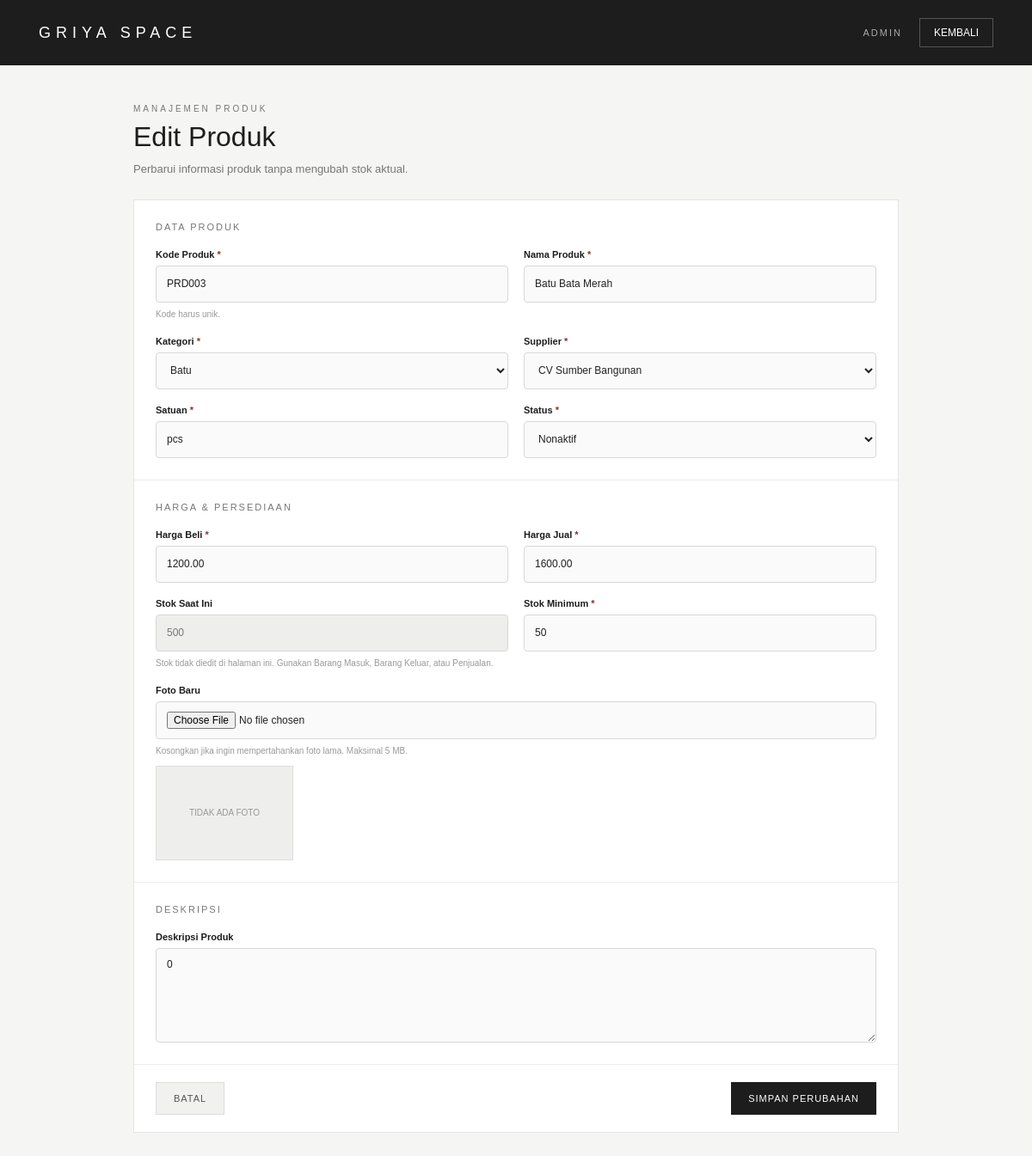
Page /griya-space/dashboard/admin/produk/edit.php?id=3 (signed in) on the committed database.
### tables this page shows
CREATE TABLE `produk` (
  `id_produk` int NOT NULL,
  `kode_produk` varchar(30) NOT NULL,
  `id_kategori` int NOT NULL,
  `id_supplier` int DEFAULT NULL,
  `nama_produk` varchar(150) NOT NULL,
  `satuan` varchar(30) NOT NULL,
  `harga_beli` decimal(15,2) NOT NULL DEFAULT '0.00',
  `harga_jual` decimal(15,2) NOT NULL DEFAULT '0.00',
  `stok` int NOT NULL DEFAULT '0',
  `stok_minimum` int NOT NULL DEFAULT '0',
  `deskripsi` text,
  `foto_produk` varchar(255) DEFAULT NULL,
  `status` enum('Aktif','Nonaktif') DEFAULT 'Aktif',
  `created_at` timestamp NULL DEFAULT CURRENT_TIMESTAMP,
  `updated_at` timestamp NULL DEFAULT CURRENT_TIMESTAMP ON UPDATE CURRENT_TIMESTAMP
);

CREATE TABLE `kategori` (
  `id_kategori` int NOT NULL,
  `nama_kategori` varchar(100) NOT NULL,
  `deskripsi` text,
  `created_at` timestamp NULL DEFAULT CURRENT_TIMESTAMP
);

CREATE TABLE `supplier` (
  `id_supplier` int NOT NULL,
  `kode_supplier` varchar(30) NOT NULL,
  `nama_supplier` varchar(100) NOT NULL,
  `nama_kontak` varchar(100) DEFAULT NULL,
  `no_telepon` varchar(20) DEFAULT NULL,
  `email` varchar(100) DEFAULT NULL,
  `alamat` text,
  `status` enum('Aktif','Nonaktif') DEFAULT 'Aktif',
  `created_at` timestamp NULL DEFAULT CURRENT_TIMESTAMP
);

### griya-space/dashboard/admin/produk/edit.php (the view, shortened to what this page needs)
<?php
require_once "../../../config/database.php";
$id_produk = (int) (
    $_GET["id"] ??
    $_POST["id_produk"] ??
    0
);
$kategori_list = [];
$stmt = $conn->prepare("
    SELECT
        id_kategori,
        nama_kategori
    FROM kategori
    ORDER BY nama_kategori ASC
");
$stmt->execute();
$resultKategori =
    $stmt->get_result();
while (
    $kategori =
    $resultKategori->fetch_assoc()
) {
    $kategori_list[] =
        $kategori;
}
$supplier_list = [];
$stmt = $conn->prepare("
    SELECT
        id_supplier,
        nama_supplier
    FROM supplier
    ORDER BY nama_supplier ASC
");
$stmt->execute();
$resultSupplier =
    $stmt->get_result();
while (
    $supplier =
    $resultSupplier->fetch_assoc()
) {
    $supplier_list[] =
        $supplier;
}
$stmt = $conn->prepare("
    SELECT
        id_produk,
        kode_produk,
        nama_produk,
        id_kategori,
        id_supplier,
        satuan,
        harga_beli,
        harga_jual,
        stok,
        stok_minimum,
        deskripsi,
        foto_produk,
        status
    FROM produk
    WHERE id_produk = ?
    LIMIT 1
");
$stmt->bind_param(
    "i",
    $id_produk
);
$stmt->execute();
$resultProduk =
    $stmt->get_result();
$produk =
    $resultProduk->fetch_assoc();
$form_kode =
    $_POST["kode_produk"]
    ?? $produk["kode_produk"];
$form_nama =
    $_POST["nama_produk"]
    ?? $produk["nama_produk"];
$form_kategori =
    (int) (
        $_POST["id_kategori"]
        ?? $produk["id_kategori"]
    );
$form_supplier =
    (int) (
        $_POST["id_supplier"]
        ?? $produk["id_supplier"]
    );
$form_satuan =
    $_POST["satuan"]
    ?? $produk["satuan"];
$form_harga_beli =
    $_POST["harga_beli"]
    ?? $produk["harga_beli"];
$form_harga_jual =
    $_POST["harga_jual"]
    ?? $produk["harga_jual"];
$form_stok =
    (int) $produk["stok"];
$form_stok_minimum =
    $_POST["stok_minimum"]
    ?? $produk["stok_minimum"];
$form_deskripsi =
    $_POST["deskripsi"]
    ?? ($produk["deskripsi"] ?? "");
$form_status =
    $_POST["status"]
    ?? $produk["status"];
?>
<!DOCTYPE html>
<html lang="id">
<head>
</head>
<body>
<header>
    <div class="brand">
        GRIYA SPACE
    </div>
    <div class="header-right">
        <div class="role">
            ADMIN
        </div>
        <a
            href="index.php"
            class="back-link"
        >
            KEMBALI
        </a>
    </div>
</header>
<main>
    <section class="page-header">
        <small>
            MANAJEMEN PRODUK
        </small>
        <h1>
            Edit Produk
        </h1>
        <p>
            Perbarui informasi produk tanpa mengubah stok aktual.
        </p>
    </section>
    <form
        action="edit.php?id=<?= $id_produk; ?>"
        method="POST"
        enctype="multipart/form-data"
        class="form-card"
    >
        <section class="section">
            <div class="section-title">
                DATA PRODUK
            </div>
            <div class="form-grid">
                <div class="form-group">
                    <label for="kode_produk">
                        Kode Produk
                        <span class="required">*</span>
                    </label>
                    <input
                        type="text"
                        id="kode_produk"
                        name="kode_produk"
                        value="<?= htmlspecialchars(
                            $form_kode
                        ); ?>"
                        maxlength="50"
                        required
                    >
                    <div class="help">
                        Kode harus unik.
                    </div>
                </div>
                <div class="form-group">
                    <label for="nama_produk">
                        Nama Produk
                        <span class="required">*</span>
                    </label>
                    <input
                        type="text"
                        id="nama_produk"
                        name="nama_produk"
                        value="<?= htmlspecialchars(
                            $form_nama
                        ); ?>"
                        maxlength="150"
                        required
                    >
                </div>
                <div class="form-group">
                    <label for="id_kategori">
                        Kategori
                        <span class="required">*</span>
                    </label>
                    <select
                        id="id_kategori"
                        name="id_kategori"
                        required
                    >
                        <?php foreach (
                            $kategori_list
                            as $kategori
                        ): ?>
                            <option
                                value="<?= (int) $kategori["id_kategori"]; ?>"
                                <?= (
                                    $form_kategori
                                    ===
                                    (int) $kategori["id_kategori"]
                                )
                                    ? "selected"
                                    : ""
                                ?>
                            >
                                <?= htmlspecialchars(
                                    $kategori["nama_kategori"]
                                ); ?>
                            </option>
                        <?php endforeach; ?>
                    </select>
                </div>
                <div class="form-group">
                    <label for="id_supplier">
                        Supplier
                        <span class="required">*</span>
                    </label>
                    <select
                        id="id_supplier"
                        name="id_supplier"
                        required
                    >
                        <?php foreach (
                            $supplier_list
                            as $supplier
                        ): ?>
                            <option
                                value="<?= (int) $supplier["id_supplier"]; ?>"
                                <?= (
                                    $form_supplier
                                    ===
                                    (int) $supplier["id_supplier"]
                                )
                                    ? "selected"
                                    : ""
                                ?>
                            >
                                <?= htmlspecialchars(
                                    $supplier["nama_supplier"]
                                ); ?>
                            </option>
                        <?php endforeach; ?>
                    </select>
                </div>
                <div class="form-group">
                    <label for="satuan">
                        Satuan
                        <span class="required">*</span>
                    </label>
                    <input
                        type="text"
                        id="satuan"
                        name="satuan"
                        value="<?= htmlspecialchars(
                            $form_satuan
                        ); ?>"
                        maxlength="30"
                        required
                    >
                </div>
                <div class="form-group">
                    <label for="status">
                        Status
                        <span class="required">*</span>
                    </label>
                    <select
                        id="status"
                        name="status"
                        required
                    >
                        <option
                            value="Nonaktif"
                            <?= (
                                $form_status ===
                                "Nonaktif"
                            )
                                ? "selected"
                                : ""
                            ?>
                        >
                            Nonaktif
                        </option>
                    </select>
                </div>
            </div>
        </section>
        <section class="section">
            <div class="section-title">
                HARGA & PERSEDIAAN
            </div>
            <div class="form-grid">
                <div class="form-group">
                    <label for="harga_beli">
                        Harga Beli
                        <span class="required">*</span>
                    </label>
                    <input
                        type="number"
                        id="harga_beli"
                        name="harga_beli"
                        value="<?= htmlspecialchars(
                            $form_harga_beli
                        ); ?>"
                        min="0"
                        step="1"
                        required
                    >
                </div>
                <div class="form-group">
                    <label for="harga_jual">
                        Harga Jual
                        <span class="required">*</span>
                    </label>
                    <input
                        type="number"
                        id="harga_jual"
                        name="harga_jual"
                        value="<?= htmlspecialchars(
                            $form_harga_jual
                        ); ?>"
                        min="0"
                        step="1"
                        required
                    >
                </div>
                <div class="form-group">
                    <label for="stok">
                        Stok Saat Ini
                    </label>
                    <input
                        type="number"
                        id="stok"
                        name="stok"
                        value="<?= $form_stok; ?>"
                        readonly
                    >
                    <div class="help">
                        Stok tidak diedit di halaman ini.
                        Gunakan Barang Masuk, Barang Keluar,
                        atau Penjualan.
                    </div>
                </div>
                <div class="form-group">
                    <label for="stok_minimum">
                        Stok Minimum
                        <span class="required">*</span>
                    </label>
                    <input
                        type="number"
                        id="stok_minimum"
                        name="stok_minimum"
                        value="<?= htmlspecialchars(
                            $form_stok_minimum
                        ); ?>"
                        min="0"
                        step="1"
                        required
                    >
                </div>
                <div class="form-group full">
                    <label for="foto_produk">
                        Foto Baru
                    </label>
                    <input
                        type="file"
                        id="foto_produk"
                        name="foto_produk"
                        accept=".jpg,.jpeg,.png,.webp"
                    >
                    <div class="help">
                        Kosongkan jika ingin mempertahankan foto lama.
                        Maksimal 5 MB.
                    </div>
                    <div class="current-photo">
                        <?php if (
                            !empty(
                                $produk["foto_produk"]
                            )
                        ): ?>
                            <img
                                src="../../../uploads/produk/<?= htmlspecialchars(
                                    $produk["foto_produk"]
                                ); ?>"
                                alt="Foto produk"
                            >
                        <?php else: ?>
                            <div class="no-photo">
                                TIDAK ADA FOTO
                            </div>
                        <?php endif; ?>
                    </div>
                </div>
            </div>
        </section>
        <section class="section">
            <div class="section-title">
                DESKRIPSI
            </div>
            <div class="form-group">
                <label for="deskripsi">
                    Deskripsi Produk
                </label>
                <textarea
                    id="deskripsi"
                    name="deskripsi"
                    placeholder="Masukkan deskripsi produk..."
                ><?= htmlspecialchars(
                    $form_deskripsi
                ); ?></textarea>
            </div>
        </section>
        <div class="actions">
            <a
                href="index.php"
                class="button button-secondary"
            >
                BATAL
            </a>
            <button
                type="submit"
                class="button button-primary"
            >
                SIMPAN PERUBAHAN
            </button>
        </div>
    </form>
</main>
</body>
</html>

### rows in the picture
produk: kode_produk "PRD003", nama_produk "Batu Bata Merah", id_kategori "Batu", id_supplier "CV Sumber Bangunan", satuan "pcs", status "Nonaktif", harga_beli "1200.00", harga_jual "1600.00", stok "500", stok_minimum "50", deskripsi "0"
